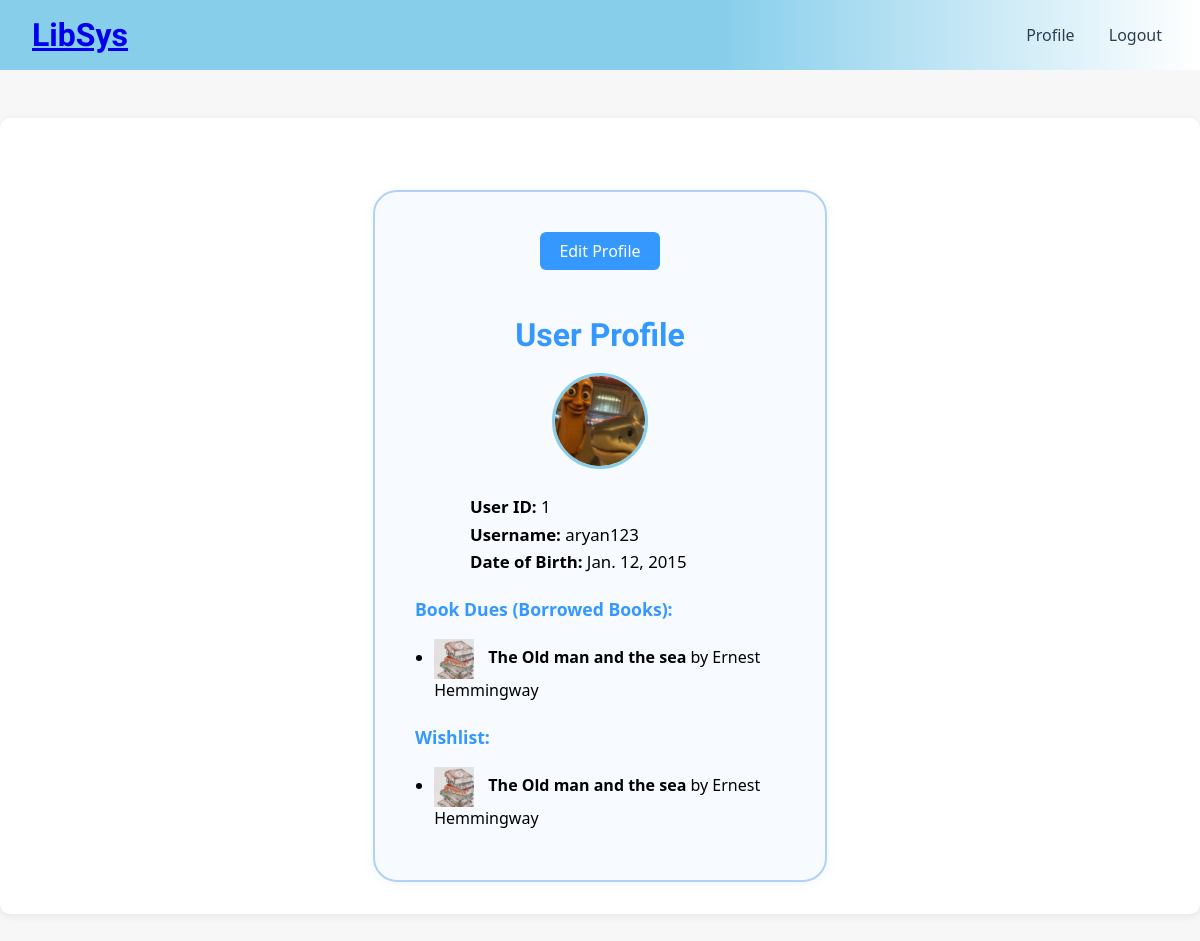
The app's page /profile/ (signed in), older data.
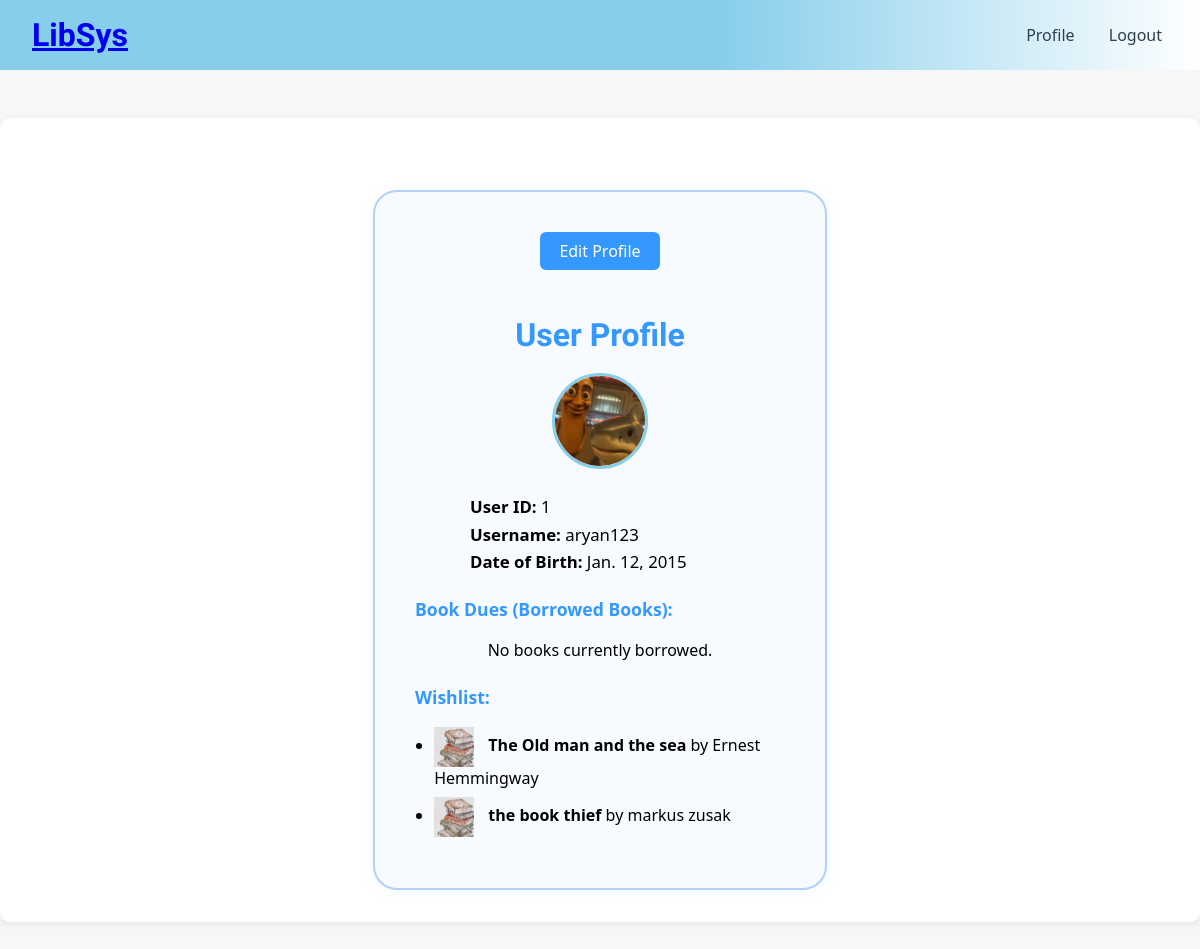
The same page, newer data.
### Home/models.py (models this page shows, shortened)
class Book(models.Model):
    "these ar efew genres that can be selected to label a book added in library"
    GENRE_CHOICES = [
        ("Fiction", "Fiction (Novels, stories, drama, literary fiction)"),
        ("Non-Fiction", "Non-Fiction (Essays, journalism, real-life topics, how-to books)"),
        ("Science & Technology", "Science & Technology (Physics, biology, programming, engineering, mathematics)"),
        ("History & Politics", "History & Politics (Historical events, government, wars, biographies of leaders)"),
        ("Children & Young Adult", "Children & Young Adult (Books for kids, teens, fantasy for younger readers)"),
        ("Religion & Philosophy", "Religion & Philosophy (Spiritual texts, beliefs, ethics, thought systems)"),
        ("Education & Reference", "Education & Reference (Textbooks, guides, dictionaries, academic materials)"),
    ]
    book_id = models.AutoField(primary_key=True)
    book_name = models.CharField(max_length=255)
    book_author = models.CharField(max_length=255)
    book_genre = models.CharField(max_length=40, choices=GENRE_CHOICES) #can select from the genres that have been listed
    isAvailable = models.BooleanField(default=True) #show if availble or not
    created_at = models.DateTimeField(auto_now_add=True)  # For latest books
    book_photo = models.ImageField(upload_to='book_photos/', null=True, blank=True)

### Profile/views.py (the view)
# urls.py: path('profile/', profile, name='profile'),
@login_required(login_url='login')
def profile(request):
    user = request.user
    return render(request, 'profile.html', {
        'user': user,
        'bookdues': user.bookdues,
        'wishlist': user.wishlist.all(),
    })

### Auth/models.py (called while the page is built)
    @property
    def bookdues(self):
        return self.userbooklist.all()

### Profile/templates/profile.html (shortened to what this page needs)
{% load static %}
<!DOCTYPE html>
<html lang="en">
<head>
  <link rel="stylesheet" href="{% static 'homestyle.css' %}" />
</head>
<body>
  <nav class="navbar">
    <div class="nav-left">
      <a href="{% url 'home' %}" class="logo">LibSys</a>
    </div>
    <div class="nav-right">
      <a href="{% url 'profile' %}">Profile</a>
      <form method="post" action="{% url 'logout' %}" style="display:inline;">
        <button type="submit" class="logout-btn">Logout</button>
      </form>
    </div>
  </nav>
  <div class="container">
    <div class="profile-card">
      <a href="{% url 'profile_edit' %}" class="edit-profile-btn">Edit Profile</a>
      <h2>User Profile</h2>
      {% if user.profile_pic %}
        <img src="{{ user.profile_pic.url }}" alt="Profile Picture" class="profile-pic" />
      {% endif %}
      <div class="profile-info">
        <p><strong>User ID:</strong> {{ user.userID }}</p>
        <p><strong>Username:</strong> {{ user.username }}</p>
        <p><strong>Date of Birth:</strong> {{ user.userdob|default:'N/A' }}</p>
      </div>
      <h3>Book Dues (Borrowed Books):</h3>
      {% if bookdues %}
        <ul class="book-list">
          {% for book in bookdues %}
            <li>
              {% if book.book_photo %}
                <img src="{{ book.book_photo.url }}" alt="{{ book.book_name }}" style="height:40px;vertical-align:middle;margin-right:10px;" />
              {% endif %}
              <strong>{{ book.book_name }}</strong> by {{ book.book_author }}
            </li>
          {% endfor %}
        </ul>
      {% else %}
        <p>No books currently borrowed.</p>
      {% endif %}
      <h3>Wishlist:</h3>
      {% if wishlist %}
        <ul class="book-list">
          {% for book in wishlist %}
            <li>
              {% if book.book_photo %}
                <img src="{{ book.book_photo.url }}" alt="{{ book.book_name }}" style="height:40px;vertical-align:middle;margin-right:10px;" />
              {% endif %}
              <strong>{{ book.book_name }}</strong> by {{ book.book_author }}
            </li>
          {% endfor %}
        </ul>
      {% else %}
        <p>No books in wishlist.</p>
      {% endif %}
    </div>
  </div>
</body>
</html>

Row changes from the older to the newer data that the page shows:
no longer on one of the page's lists (row edited): Book: book_name "The Old man and the sea", book_author "Ernest Hemmingway"
added Book: book_photo (picture), book_name "the book thief", book_author "markus zusak", shown under "Wishlist:"
Text that changed along with them:
text now shown: "No books currently borrowed."
